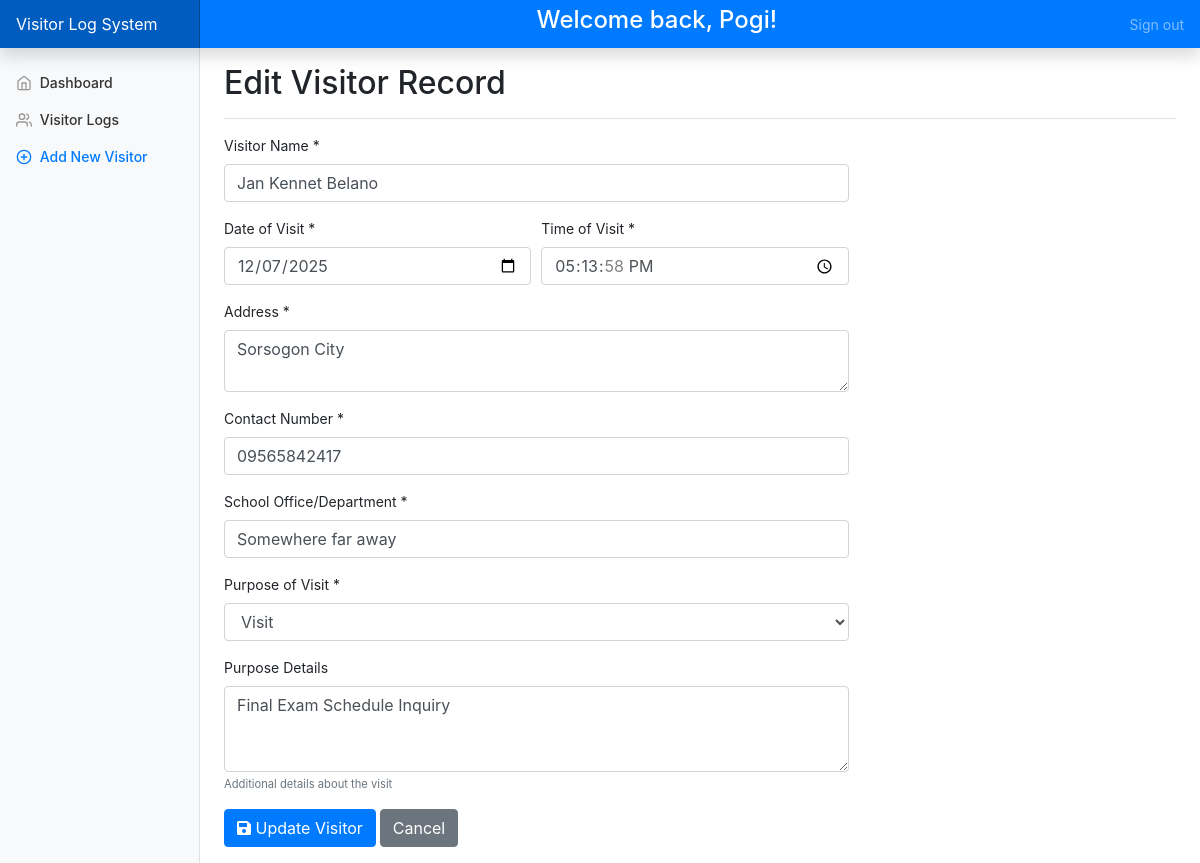
/visitor-form.php?id=1 (signed in), run on the app's committed database.
### tables this page shows
CREATE TABLE `visitors` (
  `id` int(11) NOT NULL AUTO_INCREMENT,
  `visitor_name` varchar(100) NOT NULL,
  `date_of_visit` date NOT NULL,
  `time_of_visit` time NOT NULL,
  `address` text NOT NULL,
  `contact_number` varchar(20) NOT NULL,
  `school_office` varchar(100) NOT NULL,
  `purpose` enum('inquiry','exam','visit','others') NOT NULL,
  `purpose_details` text DEFAULT NULL,
  `created_by` int(11) DEFAULT NULL,
  `created_at` timestamp NOT NULL DEFAULT current_timestamp(),
  PRIMARY KEY (`id`),
  KEY `created_by` (`created_by`),
  KEY `idx_date` (`date_of_visit`),
  KEY `idx_purpose` (`purpose`),
  CONSTRAINT `visitors_ibfk_1` FOREIGN KEY (`created_by`) REFERENCES `users` (`user_id`) ON DELETE SET NULL
);

### includes/visitors.php (called while the page is built, shortened)
<?php
function getVisitorById($id) {
    $query = "SELECT v.*, u.full_name as created_by_name
              FROM visitors v
              LEFT JOIN users u ON v.created_by = u.user_id
              WHERE v.id = ?";
    $cn = ConnectDB();
    $stmt = $cn->prepare($query);
    $stmt->bind_param("i", $id);
    $stmt->execute();
    $result = $stmt->get_result();
    return $result->fetch_assoc();
}
?>

### visitor-form.php (the view, shortened to what this page needs)
<?php
include 'includes/visitors.php';
$visitor = null;
$is_edit = false;
if (isset($_GET['id']) && !empty($_GET['id'])) {
    $is_edit = true;
    $visitor = getVisitorById((int)$_GET['id']);
}
?>
<!doctype html>
<html lang="en">
  <?php
    include 'includes/head.php';
  ?>
  <body>
  <?php
    include 'includes/nav.php';
  ?>
<div class="container-fluid">
  <div class="row">
   <?php
    include 'includes/sidebar.php';
  ?>
    <main role="main" class="col-md-9 ml-sm-auto col-lg-10 px-md-4">
      <div class="d-flex justify-content-between flex-wrap flex-md-nowrap align-items-center pt-3 pb-2 mb-3 border-bottom">
        <h1 class="h2"><?=$is_edit ? 'Edit' : 'Add New'?> Visitor Record</h1>
      </div>
      <div class="row">
        <div class="col-md-8">
          <form method="POST" class="needs-validation" novalidate>
            <div class="form-group">
              <label for="visitor_name">Visitor Name *</label>
              <input type="text" class="form-control" id="visitor_name" name="visitor_name" value="<?=$visitor['visitor_name'] ?? ''?>" required>
            </div>
            <div class="form-row">
              <div class="form-group col-md-6">
                <label for="date_of_visit">Date of Visit *</label>
                <input type="date" class="form-control" id="date_of_visit" name="date_of_visit" value="<?=$visitor['date_of_visit'] ?? ''?>" required>
              </div>
              <div class="form-group col-md-6">
                <label for="time_of_visit">Time of Visit *</label>
                <input type="time" class="form-control" id="time_of_visit" name="time_of_visit" value="<?=$visitor['time_of_visit'] ?? ''?>" required>
              </div>
            </div>
            <div class="form-group">
              <label for="address">Address *</label>
              <textarea class="form-control" id="address" name="address" rows="2" required><?=$visitor['address'] ?? ''?></textarea>
            </div>
            <div class="form-group">
              <label for="contact_number">Contact Number *</label>
              <input type="tel" class="form-control" id="contact_number" name="contact_number" value="<?=$visitor['contact_number'] ?? ''?>" required>
            </div>
            <div class="form-group">
              <label for="school_office">School Office/Department *</label>
              <input type="text" class="form-control" id="school_office" name="school_office" value="<?=$visitor['school_office'] ?? ''?>" required>
            </div>
            <div class="form-group">
              <label for="purpose">Purpose of Visit *</label>
              <select class="form-control" id="purpose" name="purpose" required>
                <option value="visit" <?=$visitor && $visitor['purpose'] === 'visit' ? 'selected' : ''?>>Visit</option>
              </select>
            </div>
            <div class="form-group">
              <label for="purpose_details">Purpose Details</label>
              <textarea class="form-control" id="purpose_details" name="purpose_details" rows="3"><?=$visitor['purpose_details'] ?? ''?></textarea>
              <small class="form-text text-muted">Additional details about the visit</small>
            </div>
            <div class="form-group">
              <button type="submit" class="btn btn-primary">
                <i class="fas fa-save"></i> <?=$is_edit ? 'Update' : 'Add'?> Visitor
              </button>
              <a href="visitors.php" class="btn btn-secondary">Cancel</a>
            </div>
          </form>
        </div>
      </div>
    </main>
  </div>
</div>
  </body>
</html>

### css/dashboard.css (style rules this page uses)
body { font-size: .875rem; }

### data on the page
visitors: visitor_name "Jan Kennet Belano", date_of_visit "12/07/2025", time_of_visit "17:13:58", address "Sorsogon City", contact_number "09565842417", school_office "Somewhere far away", purpose "Visit", purpose_details "Final Exam Schedule Inquiry"
